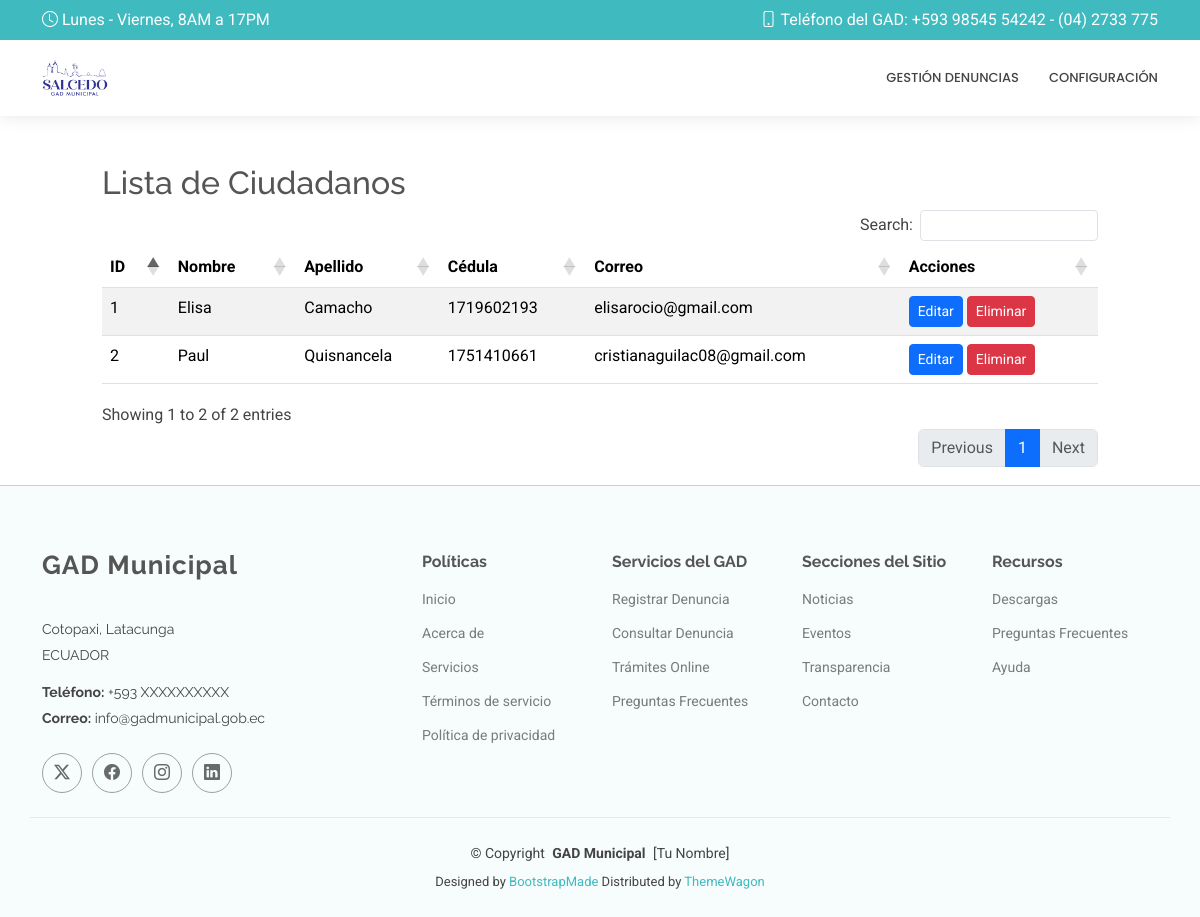
Page /usuarios_lista/ on the earlier database version.
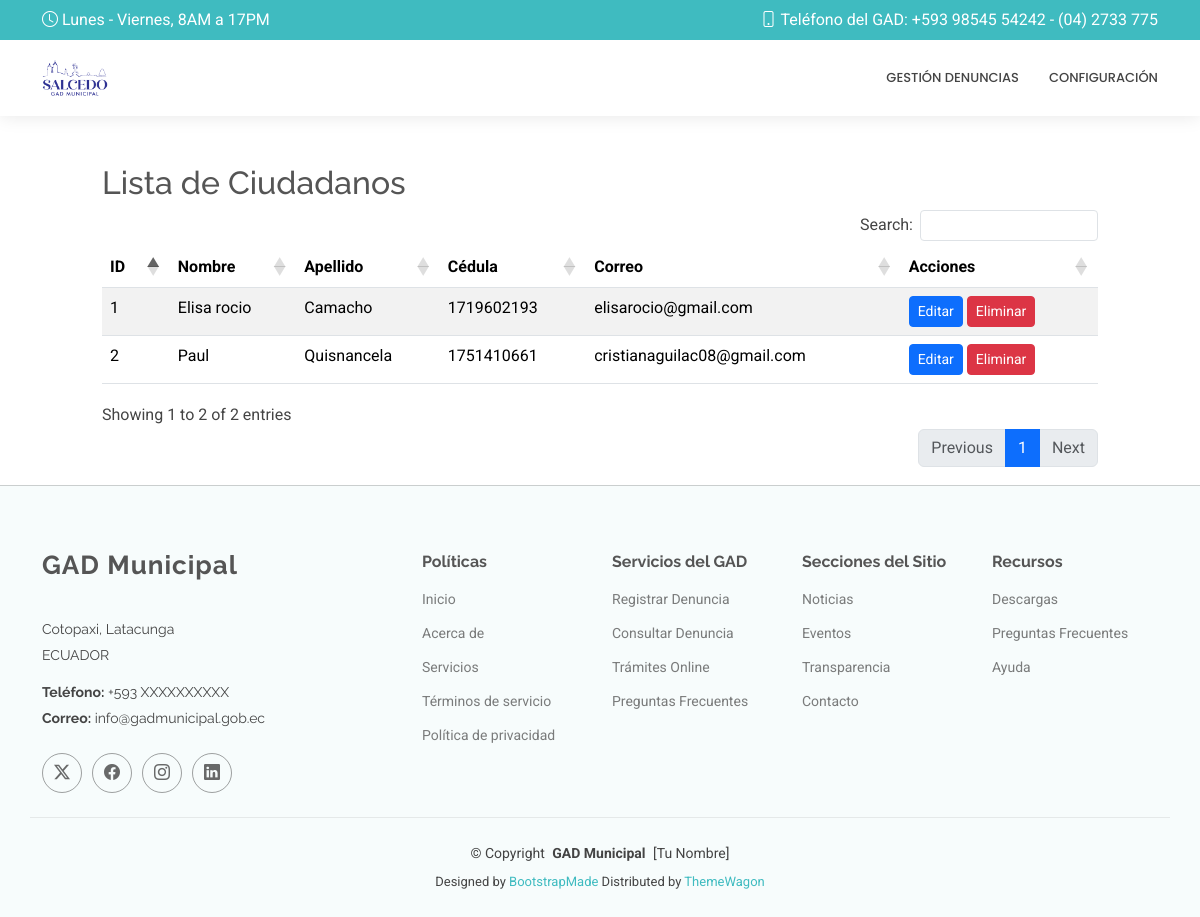
Same page on the later database version.
### Aplicaciones/Usuarios/models.py (models this page shows, shortened)
class Ciudadano(models.Model):
    id = models.AutoField(primary_key=True)
    cedula = models.CharField(max_length=10, unique=True)
    nombre = models.CharField(max_length=100)
    apellido = models.CharField(max_length=100)
    correo = models.EmailField(unique=True)
    contrasena = models.CharField(max_length=128)

### Aplicaciones/Usuarios/views.py (the view)
# urls.py: path('usuarios_lista/', views.usuarios_lista),
def usuarios_lista(request):
    ciudadanos = Ciudadano.objects.all()
    return render(request, "usuarios_lista.html", {"ciudadanos": ciudadanos})

### Aplicaciones/Usuarios/templates/usuarios_lista.html (shortened to what this page needs)
{% extends "plantilla2.html" %}
{% block contenido %}
    <div class="row">
        <div class="col-md-1"></div>
        <div class="col-md-10">
            <br><br>
            <h2>Lista de Ciudadanos</h2>
            <table class="table table-striped" id="tbl_usuarios">
                <thead>
                    <tr>
                        <th>ID</th>
                        <th>Nombre</th>
                        <th>Apellido</th>
                        <th>Cédula</th>
                        <th>Correo</th>
                        <th>Acciones</th>
                    </tr>
                </thead>
                <tbody>
                    {% for ciudadanoTemplate in ciudadanos %}
                    <tr>
                        <td>{{ ciudadanoTemplate.id }}</td>
                        <td>{{ ciudadanoTemplate.nombre }}</td>
                        <td>{{ ciudadanoTemplate.apellido }}</td>
                        <td>{{ ciudadanoTemplate.cedula }}</td>
                        <td>{{ ciudadanoTemplate.correo }}</td>
                        <td>
                            <a href="{% url 'editar_c' ciudadanoTemplate.id %}" class="btn btn-primary btn-sm">Editar</a>
                            <a href="#" class="btn btn-danger btn-sm" onclick="confirmarEliminacion('{{ ciudadanoTemplate.id }}')">Eliminar</a>
                        </td>
                    </tr>
                    {% endfor %}
                </tbody>
            </table>
        </div>
        <div class="col-md-1"></div>
    </div>
{% endblock %}

Differences in the rows shown:
changed Ciudadano "Camacho": nombre "Elisa" → "Elisa rocio"
